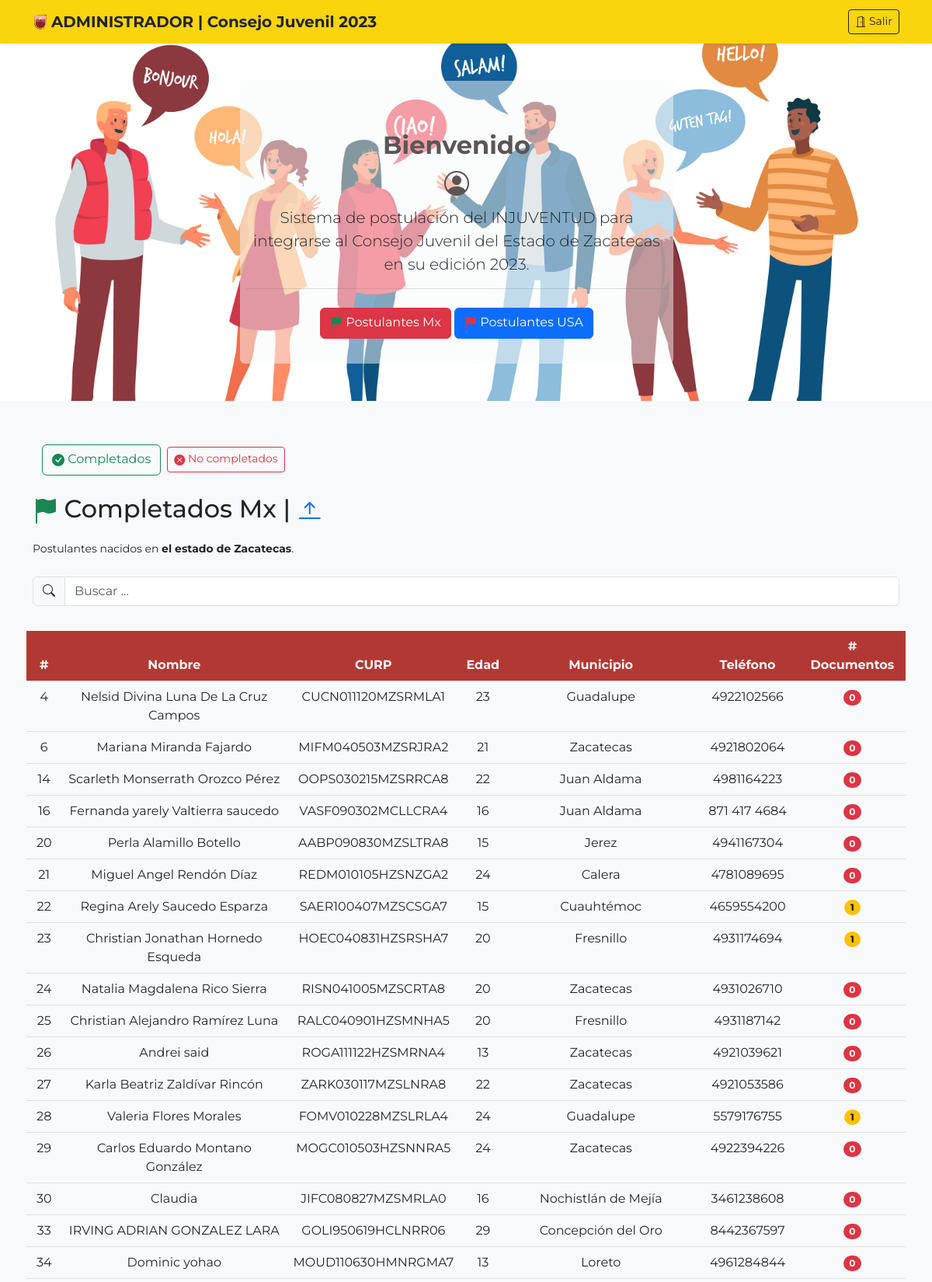
Page /sistema/admin/no_completados.php (upper part) on the committed database.
### tables this page shows
CREATE TABLE `usr` (
  `id` int(11) NOT NULL,
  `usr` varchar(100) DEFAULT NULL,
  `pwd` varchar(100) DEFAULT NULL,
  `perfil` int(11) DEFAULT NULL,
  `curp` varchar(18) DEFAULT NULL,
  `nombre` varchar(100) DEFAULT NULL,
  `edad` int(11) DEFAULT NULL,
  `municipio` int(11) DEFAULT NULL,
  `telefono` varchar(30) DEFAULT NULL,
  `categoria` int(11) DEFAULT NULL
);

CREATE TABLE `municipio` (
  `id` int(11) NOT NULL,
  `municipio` varchar(50) NOT NULL
);

### sistema/admin/query/lista_postulantes_general_no_completados.php (the view)
<?php
include('qc.php');
$sqlPostulantes ="SELECT * FROM usr WHERE perfil = 1";
$resultadoSQL = $conn->query($sqlPostulantes);
$x = 0;
while($rowSQL = $resultadoSQL->fetch_assoc()){
    $x++;
    $idDocs = $rowSQL['id'];
    $contador = "SELECT COUNT(documento) AS contar FROM documentos WHERE id_ext = '$idDocs'";
    $resultadoContar = $conn->query($contador);
    $rowContar = $resultadoContar -> fetch_assoc();
    $numero = $rowContar['contar'];
    if($numero<9){
    echo'
    <tr>
        <td>'.$x.'</td>
        <td>'.$rowSQL['nombre'].'</td>
        <td>'.$rowSQL['curp'].'</td>
        <td>'.$rowSQL['edad'].'</td>';
        $mun = $rowSQL['municipio'];
    $sqlMunicipio = "SELECT * FROM municipio WHERE id = '$mun'";
    $resultadoMunicipio = $conn -> query($sqlMunicipio);
    $rowMunicipio = $resultadoMunicipio->fetch_assoc();
    echo'
        <td>'.$rowMunicipio['municipio'].'</td>
        ';
    echo'
        <td>'.$rowSQL['telefono'].'</td>
        <td>
            <a href="listado_docs.php?id='.$rowSQL['id'].'">';
        if ($numero == 0){
            echo'
            <span class="badge rounded-pill text-bg-danger">
            ';
        }
        else if ($numero == 1 || $numero == 2 || $numero == 3 || $numero == 4 || $numero == 5 || $numero == 6 || $numero == 7 || $numero == 8){
            echo'
            <span class="badge rounded-pill text-bg-warning">
            ';
        }
        else if ($numero == 9){
            echo'
            <span class="badge rounded-pill text-bg-primary">
            ';
        }
            echo'
                '.$numero.'
            </span>
            </a>
        </td>
    </tr>
';
}
}
?>

### sistema/admin/no_completados.php (style rules this page uses)
body { font-family: 'Montserrat', sans-serif; }

### rows in the picture
usr: nombre "Nelsid Divina Luna De La Cruz Campos", curp "CUCN011120MZSRMLA1", edad "23", municipio.municipio "Guadalupe", telefono "4922102566", numero "0"
usr: nombre "Mariana Miranda Fajardo", curp "MIFM040503MZSRJRA2", edad "21", municipio.municipio "Zacatecas", telefono "4921802064", numero "0"
usr: nombre "Scarleth Monserrath Orozco Pérez", curp "OOPS030215MZSRRCA8", edad "22", municipio.municipio "Juan Aldama", telefono "4981164223", numero "0"
usr: nombre "Fernanda yarely Valtierra saucedo", curp "VASF090302MCLLCRA4", edad "16", municipio.municipio "Juan Aldama", telefono "871 417 4684", numero "0"
usr: nombre "Perla Alamillo Botello", curp "AABP090830MZSLTRA8", edad "15", municipio.municipio "Jerez", telefono "4941167304", numero "0"
usr: nombre "Miguel Angel Rendón Díaz", curp "REDM010105HZSNZGA2", edad "24", municipio.municipio "Calera", telefono "4781089695", numero "0"
usr: nombre "Regina Arely Saucedo Esparza", curp "SAER100407MZSCSGA7", edad "15", municipio.municipio "Cuauhtémoc", telefono "4659554200", numero "1"
usr: nombre "Christian Jonathan Hornedo Esqueda", curp "HOEC040831HZSRSHA7", edad "20", municipio.municipio "Fresnillo", telefono "4931174694", numero "1"
usr: nombre "Natalia Magdalena Rico Sierra", curp "RISN041005MZSCRTA8", edad "20", municipio.municipio "Zacatecas", telefono "4931026710", numero "0"
usr: nombre "Christian Alejandro Ramírez Luna", curp "RALC040901HZSMNHA5", edad "20", municipio.municipio "Fresnillo", telefono "4931187142", numero "0"
usr: nombre "Andrei said", curp "ROGA111122HZSMRNA4", edad "13", municipio.municipio "Zacatecas", telefono "4921039621", numero "0"
usr: nombre "Karla Beatriz Zaldívar Rincón", curp "ZARK030117MZSLNRA8", edad "22", municipio.municipio "Zacatecas", telefono "4921053586", numero "0"
usr: nombre "Valeria Flores Morales", curp "FOMV010228MZSLRLA4", edad "24", municipio.municipio "Guadalupe", telefono "5579176755", numero "1"
usr: nombre "Carlos Eduardo Montano González", curp "MOGC010503HZSNNRA5", edad "24", municipio.municipio "Zacatecas", telefono "4922394226", numero "0"
usr: nombre "Claudia", curp "JIFC080827MZSMRLA0", edad "16", municipio.municipio "Nochistlán de Mejía", telefono "3461238608", numero "0"
usr: nombre "IRVING ADRIAN GONZALEZ LARA", curp "GOLI950619HCLNRR06", edad "29", municipio.municipio "Concepción del Oro", telefono "8442367597", numero "0"
usr: nombre "Dominic yohao", curp "MOUD110630HMNRGMA7", edad "13", municipio.municipio "Loreto", telefono "4961284844", numero "0"
